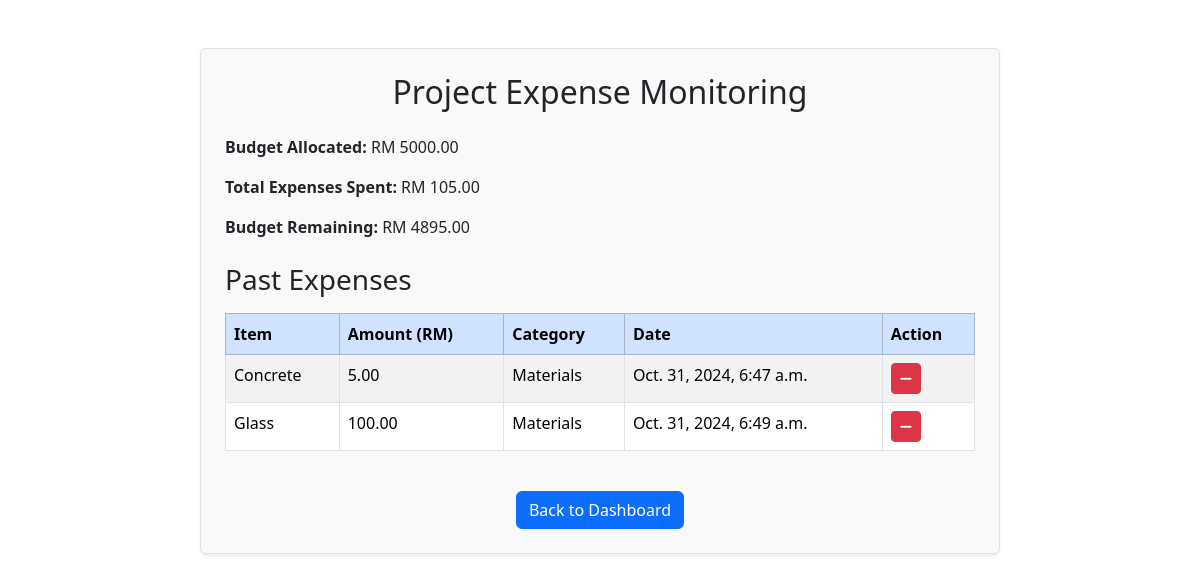
The app's page /project/1/expenses/, older data.
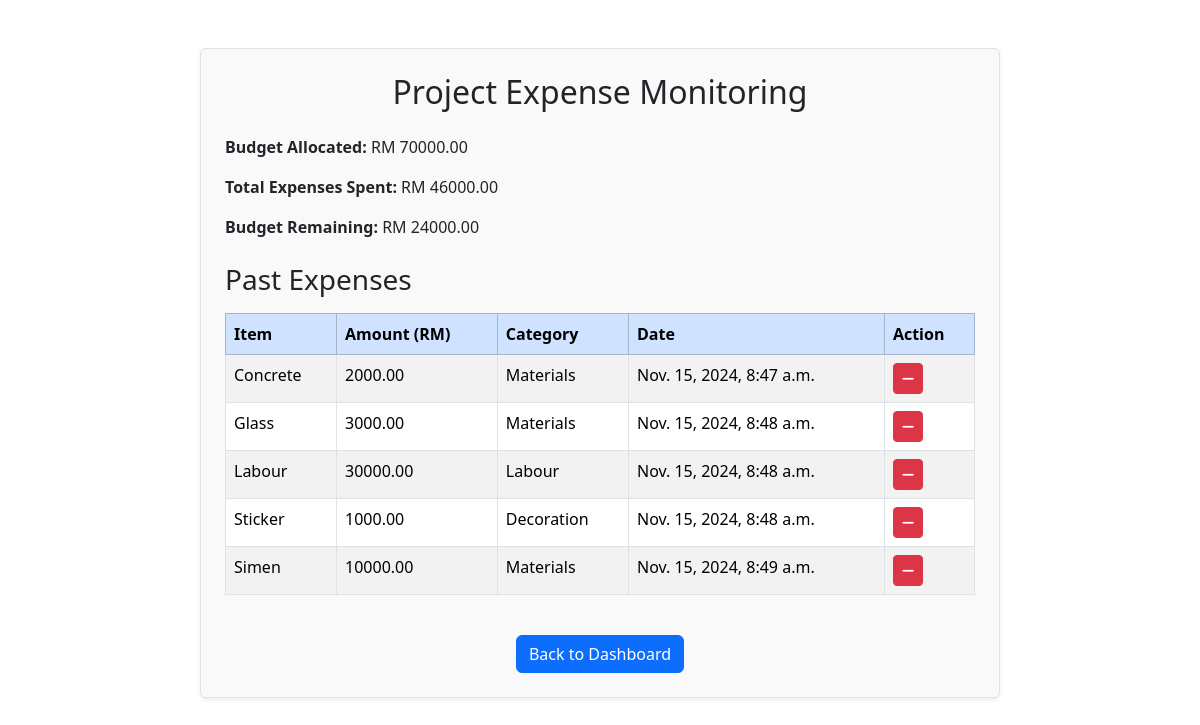
The same page, newer data.
### renobridge/models.py (models this page shows, shortened)
class Project(models.Model):
    owner = models.ForeignKey(Homeowner, on_delete=models.CASCADE, related_name='projects')
    contractor = models.ForeignKey(Contractor, on_delete=models.SET_NULL, null=True, related_name='projects')
    processes_required = models.JSONField(null=True, blank=True)
    processes_completed = models.JSONField(null=True, blank=True)
    budget_allocated = models.DecimalField(max_digits=10, decimal_places=2, null=True, blank=True)
    expenses_spent = models.DecimalField(max_digits=10, decimal_places=2, default=0.00)
    total_duration = models.PositiveIntegerField(help_text="Expected total duration in days", null=True, blank=True)
    duration_spent = models.PositiveIntegerField(help_text="Actual duration spent in days", default=0)
    progress_percentage = models.FloatField(default=0)
    status = models.CharField(max_length=20, default='In Progress')

class Expense(models.Model):
    project = models.ForeignKey(Project, on_delete=models.CASCADE, related_name='expenses')
    item = models.CharField(max_length=255)
    amount = models.DecimalField(max_digits=10, decimal_places=2)
    category = models.CharField(max_length=255)
    created_at = models.DateTimeField(auto_now_add=True)

### renobridge/views.py (the view)
# urls.py: path('project/<int:project_id>/expenses/', views.view_expenses, name='view_expenses'),
def view_expenses(request, project_id):
    project = get_object_or_404(Project, id=project_id)
    expenses = project.expenses.all()
    budget_remaining = project.budget_allocated - project.expenses_spent if project.budget_allocated and project.expenses_spent else None
    return render(request, 'view_expenses.html',{
        'project': project,
        'expenses': expenses,
        'budget_remaining': budget_remaining
    })

### renobridge/templates/view_expenses.html (shortened to what this page needs)
<!DOCTYPE html>
<html lang="en">
<head>
    <link rel="stylesheet" href="https://cdn.jsdelivr.net/npm/bootstrap@5.3.3/dist/css/bootstrap.min.css">
    <link rel="stylesheet" href="https://cdnjs.cloudflare.com/ajax/libs/font-awesome/6.0.0-beta3/css/all.min.css">
</head>
<body>
    <div class="container mt-5 p-4 border rounded shadow-sm" style="max-width: 800px; margin: auto; background-color: #f9f9f9;">
        <h2 class="text-center mb-4">Project Expense Monitoring</h2>
        <div class="mb-4">
            <p><strong>Budget Allocated:</strong> RM {{ project.budget_allocated }}</p>
            <p><strong>Total Expenses Spent:</strong> RM {{ project.expenses_spent }}</p>
            <p><strong>Budget Remaining:</strong>
                {% if budget_remaining is not None %}
                    RM {{ budget_remaining|floatformat:2 }}
                {% else %}
                    N/A
                {% endif %}
            </p>
        </div>
        <h3 class="mb-3">Past Expenses</h3>
        <div class="table-responsive">
            <table class="table table-striped table-bordered">
                <thead class="table-primary">
                    <tr>
                        <th>Item</th>
                        <th>Amount (RM)</th>
                        <th>Category</th>
                        <th>Date</th>
                        <th>Action</th>
                    </tr>
                </thead>
                <tbody>
                    {% for expense in expenses %}
                    <tr>
                        <td>{{ expense.item }}</td>
                        <td>{{ expense.amount }}</td>
                        <td>{{ expense.category }}</td>
                        <td>{{ expense.created_at }}</td>
                        <td>
                            <form action="{% url 'delete_expense' project.id expense.id %}" method="post" style="display: inline;">
                                <button type="submit" class="btn btn-danger btn-sm">
                                    <i class="fas fa-minus"></i>
                                </button>
                            </form>
                        </td>
                    </tr>
                    {% endfor %}
                </tbody>
            </table>
        </div>
        <div class="mt-4 text-center">
            <a href="{% url 'expert_dashboard' %}" class="btn btn-primary">Back to Dashboard</a>
        </div>
    </div>
</body>
</html>

Row changes from the older to the newer data that the page shows:
changed Project: budget_allocated "5000.00" → "70000.00"; expenses_spent "105.00" → "46000.00"
changed Expense "Concrete": amount "5.00" → "2000.00"; created_at "Oct. 31, 2024, 6:47 a.m." → "Nov. 15, 2024, 8:47 a.m."
changed Expense "Glass": amount "100.00" → "3000.00"; created_at "Oct. 31, 2024, 6:49 a.m." → "Nov. 15, 2024, 8:48 a.m."
now on this page (row edited): Expense: item "Labour", amount "30000.00", category "Labour", created_at "Nov. 15, 2024, 8:48 a.m."
now on this page (row edited): Expense: item "Sticker", amount "1000.00", category "Decoration", created_at "Nov. 15, 2024, 8:48 a.m."
now on this page (row edited): Expense: item "Simen", amount "10000.00", category "Materials", created_at "Nov. 15, 2024, 8:49 a.m."
Text that changed along with them:
{{ budget_remaining|floatformat:2 }}: "4895.00" → "24000.00"
